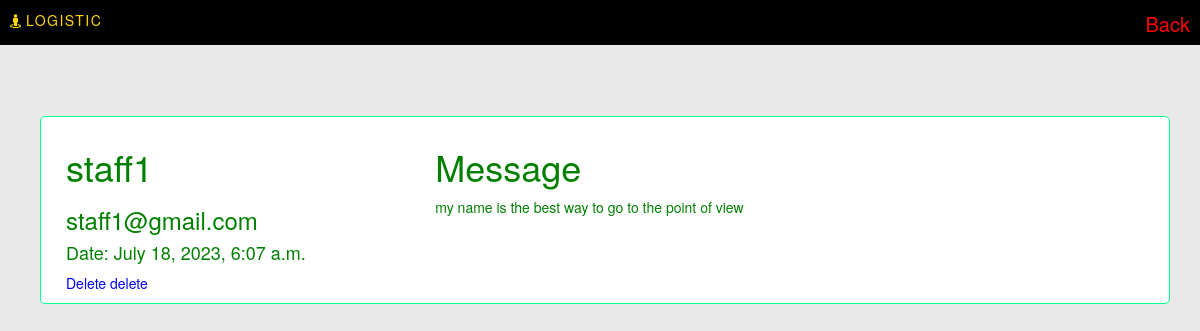
/message/ (signed in), run on the app's committed database.
### app/models.py (models this page shows, shortened)
class Message(models.Model):
    name = models.TextField()
    message = models.TextField()
    email = models.TextField()
    time = models.DateTimeField(verbose_name="last login", auto_now=True)

### app/views.py (the view)
# urls.py: path('message/', views.message, name='message'),
@login_required(login_url='aadmin_login')
def message(request):
    emails = Message.objects.all().order_by('-id')
    context = {
        'emails': emails
    }
    return render(request, 'messages.html', context)

### template/messages.html (shortened to what this page needs)
<!DOCTYPE html>
{% load static %}
<html lang="en">
<head>
    <link rel="stylesheet" href="{% static 'styles/bootstrap/css/bootstrap.min.css' %}">
    <link rel="stylesheet" href="{% static 'styles/font-awesome/css/font-awesome.min.css' %}">
    <link rel="stylesheet" href="{% static 'styles/media.css' %}">
    <link rel="stylesheet" href="{% static 'styles/css.css' %}">
</head>
<body onload="slider()">
    <div>
        <div class="col-md-12">
            <div class="menu">
                <div class="logo">
                    <i class="fa fa-street-view"></i>
                    <a href="">
                        LOGISTIC
                    </a>
                </div>
                <div class="logout">
                    <a href="{% url 'admin_page' %}">
                        back
                    </a>
                </div>
            </div>
        </div>
    </div>
    <div>
        <div class="col-md-12 ad-bg">
            <div class="col-md-12 ad-body">
                <div class="col-md-12">
                    {% for email in emails %}
                    <div class="col-md-12" style="border: 1px solid rgb(4, 250, 147);padding: 10px;border-radius: 5px;margin: 5px;background-color: white;">
                        <div class="col-md-4" style="color:green;">
                            <h1>
                                {{email.name}}
                            </h1>
                            <h3>{{email.email}}</h3>
                            <h4>Date: {{email.time}}</h4>
                            <div>
                                <a href="{% url 'delete_message' email.id %}" style="color:blue;">Delete delete</a>
                            </div>
                        </div>
                        <div class="col-md-6" style="color:green;">
                            <h1>Message</h1>
                            <p>
                                {{email.message}}
                            </p>
                        </div>
                    </div>
                    {% endfor %}
                </div>
                </div>
            </div>
        </div>
</body>
</html>

### static/styles/css.css (style rules this page uses)
* { border: 0px; padding: 0px; box-sizing: border-box; }
.ad-body { padding: 10px; margin-top: 70px; }
.ad-bg { background-color: rgb(233, 233, 233); padding: 10px; height: 100vh; overflow-y: scroll; }
.logout a { position: absolute; right: 0; color: red; margin: 0px 10px; font-size: 2rem; text-transform: capitalize; }
.menu { display: flex; padding: 10px; color: gold; width: 100%; position: fixed; top: 0; left: 0; z-index: 10; background-color: black; height: 45px; }
.logo { position: absolute; top: 30; text-shadow: 1px 2px 3px rgb(27, 27, 27); }
.logo a { color: gold; letter-spacing: 1.5px; text-decoration: none; }

### data on the page
Message: name "staff1", email "staff1@gmail.com", time "July 18, 2023, 6:07 a.m.", message "my name is the best way to go to the point of view"
